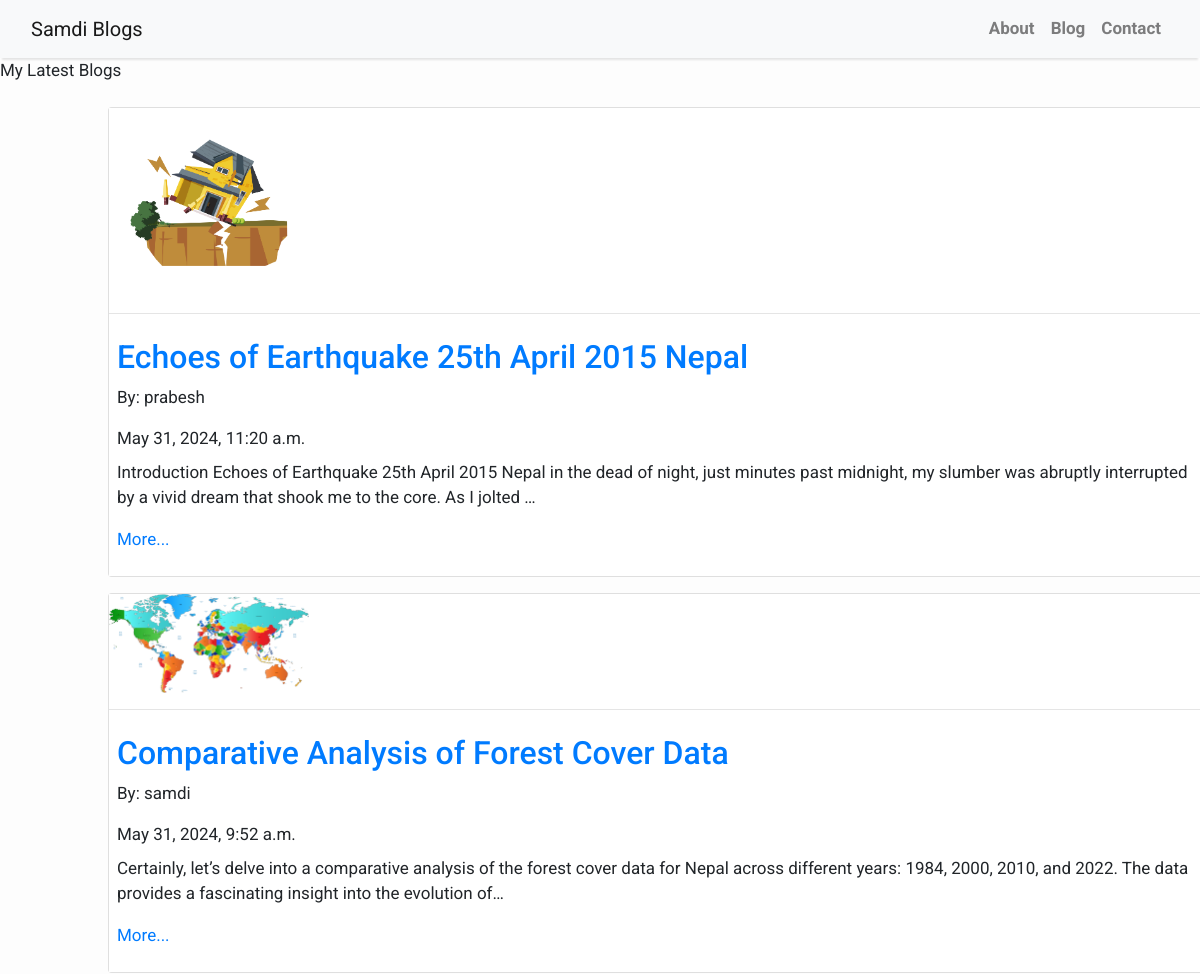
The app's page /blog (upper part), older data.
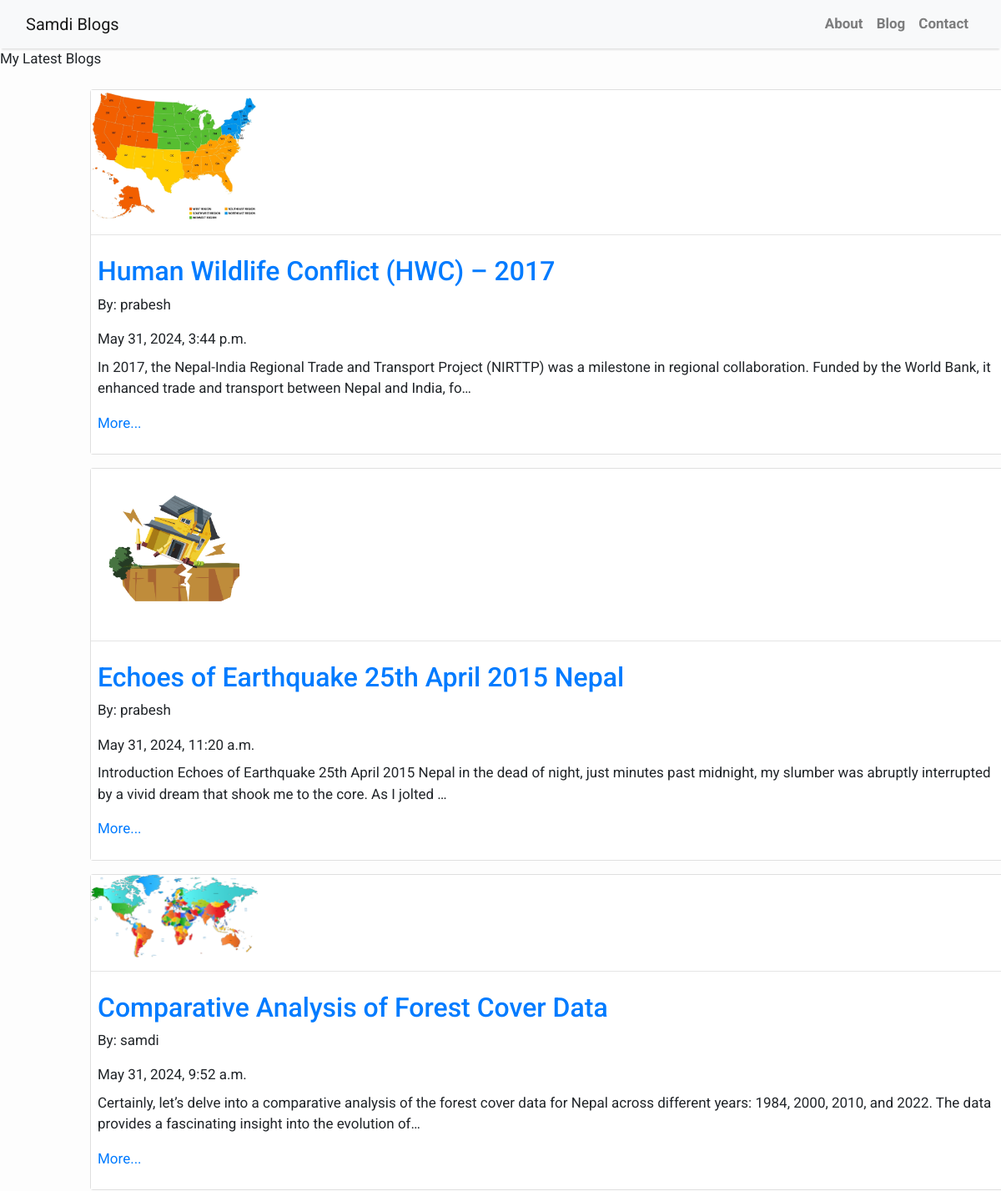
The same page, newer data.
### blog/models.py (models this page shows, shortened)
class Post(models.Model):
    title = models.CharField(max_length=200, unique=True)
    slug = models.CharField(max_length=200, unique=True)
    author = models.ForeignKey(User, on_delete=models.CASCADE, related_name='blog_posts')
    updated_on = models.DateTimeField(auto_now=True)
    content = models.TextField()
    created_on = models.DateTimeField(auto_now_add=True)
    status = models.IntegerField(choices=STATUS, default=0)
    titleImage = models.ImageField(upload_to='images/', blank=True, null=True)
    first = models.TextField(default='')
    firstImage = models.ImageField(upload_to='images/', blank=True, null=True)
    second = models.TextField(default='')
    secondImage = models.ImageField(upload_to='images/', blank=True, null=True)
    class Meta:
        ordering = ['-created_on']

### blog/views.py (the view)
# urls.py: path('blog', views.blog, name='blog'),
def blog(request):
    blog= Post.objects.all()
    return render(request,'blog.html',{'blog': blog})

### blog/templates/blog.html (shortened to what this page needs)
{% extends "base.html" %}
{% block content %}
<!DOCTYPE html>
<html lang="en">
<head>
</head>
<body>
    <div class="latestBlogText">
        <p class="text-5xl font-bold">My Latest Blogs</p>
    </div>
        <div class="row">
            {% for post in blog %}
    <div class="bg-gray-100 m-2 shadow-lg rounded-lg overflow-hidden card">
        <div class="bg-white">
            {% if post.titleImage %}
            <div class="titleImage">
                <img src="{{ post.titleImage.url }}" alt="{{ post.title }}" class="zoom">
            </div>
            {% endif %}
            <hr class="border-t-2 border-gray-300 my-8">
            <div class="p-2">
                <a href="{% url 'post_detail' post.pk %}" class="block">
                    <h2 class="text-xl font-semibold hover:font-bold hover:text-blue-500">{{ post.title }}</h2>
                </a>
                <p class="text-gray-700">By: {{ post.author }}</p>
                <p class="text-gray-600 text-sm mb-2">{{ post.created_on }}</p>
                <p class="text-sm text-gray-700">{{ post.content|truncatechars:200 }}</p>
                <a href="{% url 'post_detail' post.pk %}" class="block">
                    <div class="more">
                        <p class="text-sm text-gray-700 mt-2">More...</p>
                    </div>
                </a>
            </div>
        </div>
    </div>
    {% endfor %}
            </div>
</body>
</html>
{%endblock%}

Row changes from the older to the newer data that the page shows:
added Post: titleImage (picture), title "Human Wildlife Conflict (HWC) – 2017", author "prabesh", created_on "May 31, 2024, 3:44 p.m.", content "In 2017, the Nepal-India Regional Trade and Transport Project (NIRTTP) was a milestone in regional collaboration. Funded by the World Bank, it enhanced trade and transport between Nepal and India, fo…"
